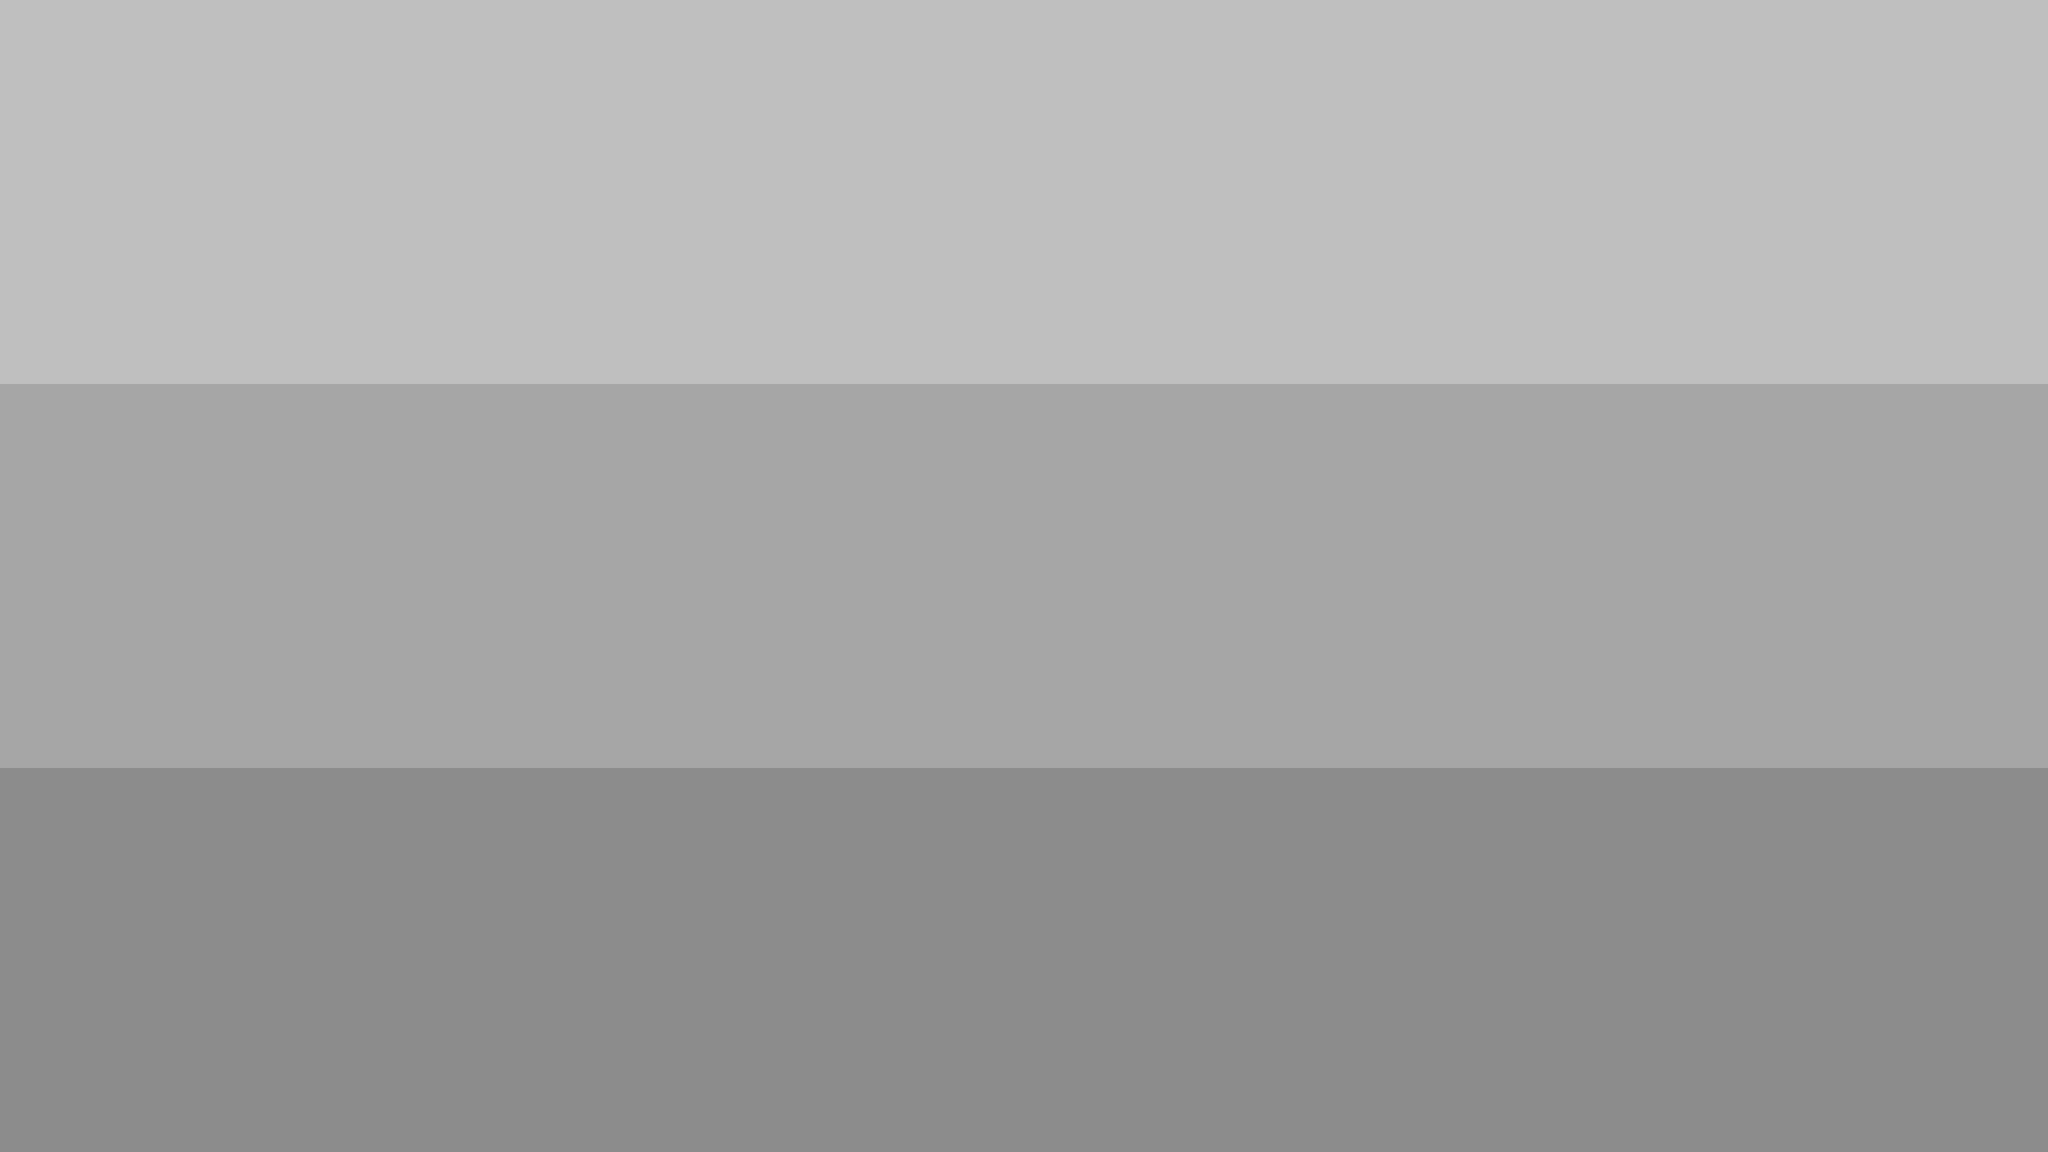

The image is a tile-based game level rendered from a .tmx file. Its description and source (layers, tilesets, objects; grid data summarised) follow:
An orthogonal 32x18 tile map with 80x80 px tiles, 2 tile layers (bg, blocks).

<map version="1.0" orientation="orthogonal" renderorder="right-down" width="32" height="18" tilewidth="80" tileheight="80">
 <tileset firstgid="1" name="blocks" tilewidth="80" tileheight="80">
  <image source="blocks.png" width="320" height="80" />
 </tileset>
 <layer name="bg" width="32" height="18" opacity="0.75">
  <data>[576 cells, 576 non-empty, 3 distinct tile ids]</data>
 </layer>
 <layer name="blocks" width="32" height="18">
  <data>[576 cells, 0 non-empty, 0 distinct tile ids]</data>
 </layer>
</map>
